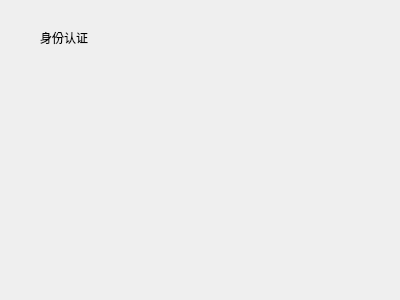
<?xml version="1.0" encoding="UTF-8"?>
<ui version="4.0">
 <class>Authentication</class>
 <widget class="QWidget" name="Authentication">
  <property name="geometry">
   <rect>
    <x>0</x>
    <y>0</y>
    <width>400</width>
    <height>300</height>
   </rect>
  </property>
  <property name="windowTitle">
   <string>Form</string>
  </property>
  <widget class="QLabel" name="label">
   <property name="geometry">
    <rect>
     <x>40</x>
     <y>30</y>
     <width>54</width>
     <height>15</height>
    </rect>
   </property>
   <property name="text">
    <string>身份认证</string>
   </property>
  </widget>
 </widget>
 <resources/>
 <connections/>
</ui>
